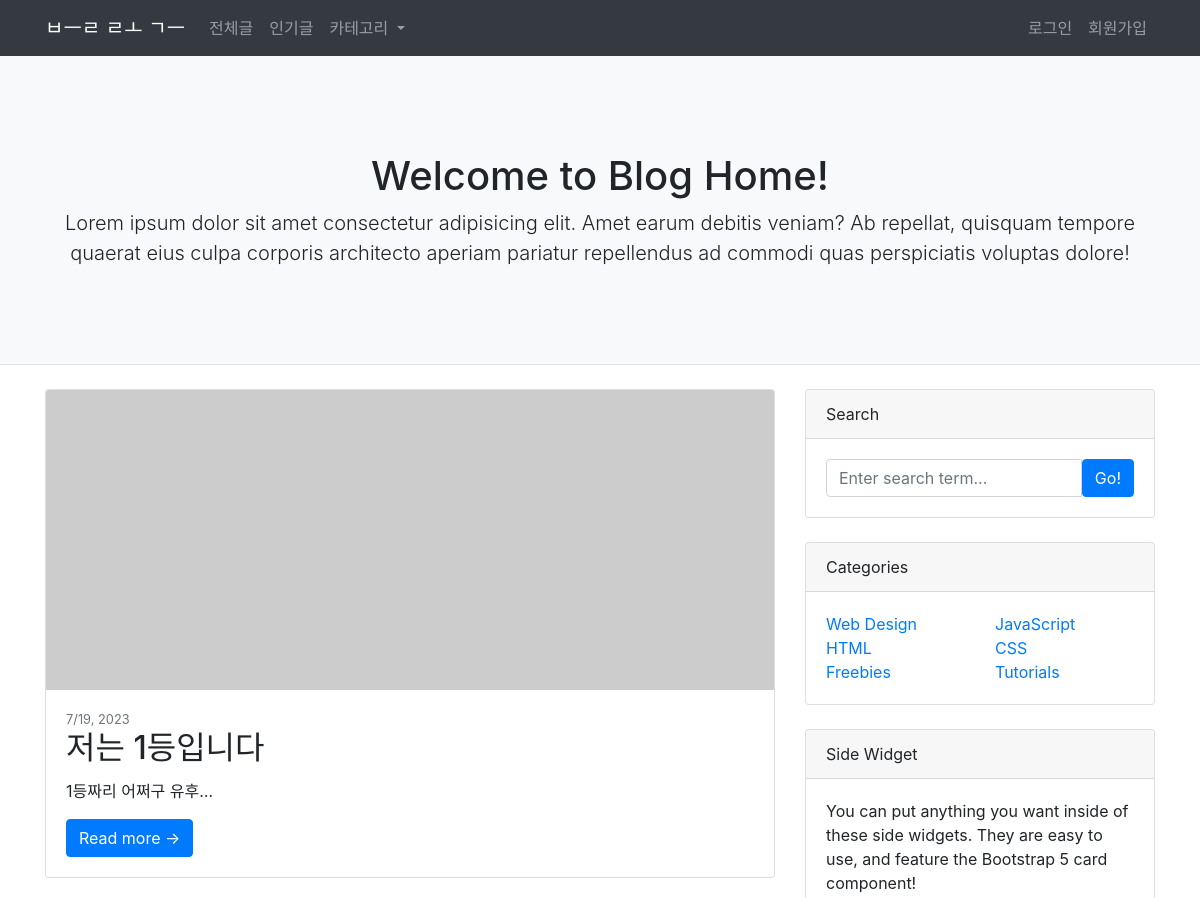
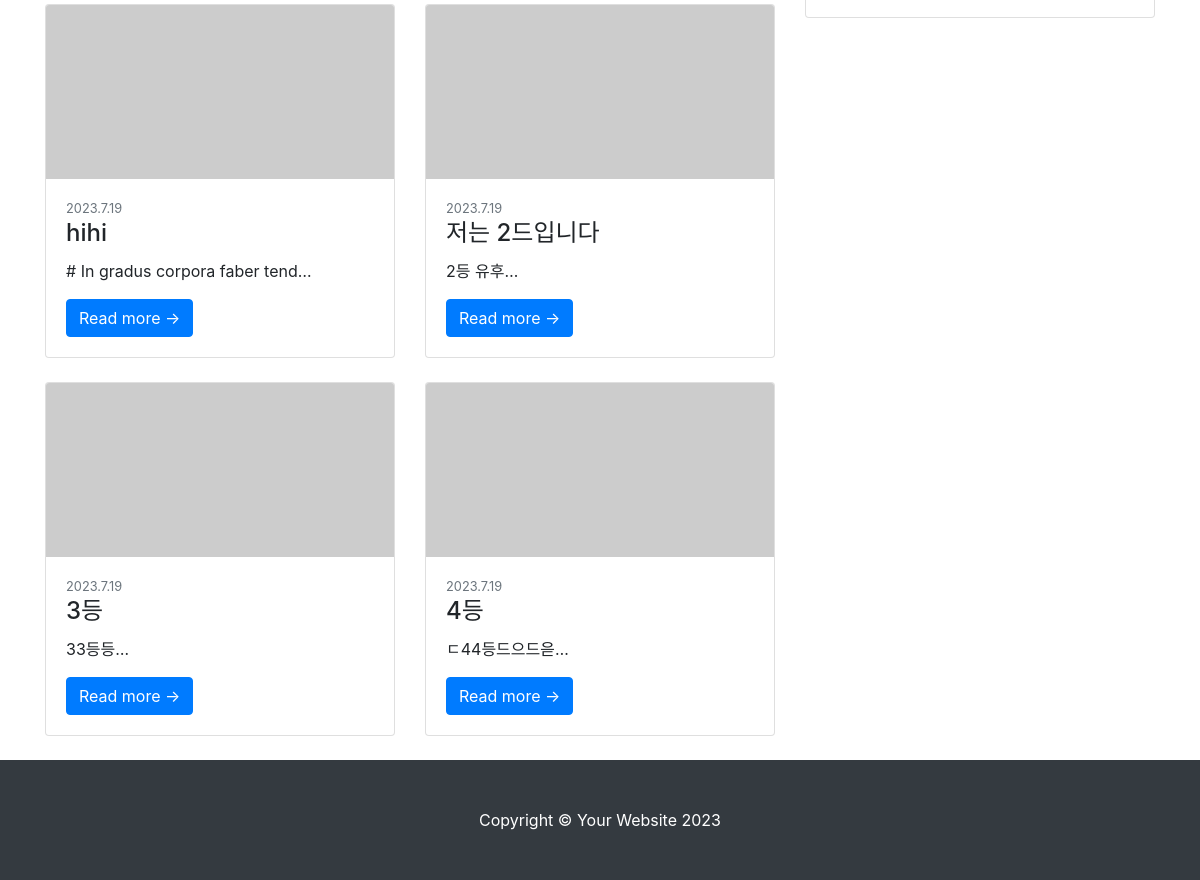
The page / on the database its author committed (2 pictures, top to bottom).
### blog/models.py (models this page shows, shortened)
class Post(models.Model):
    CATEGORY_CHOICES = [
        ('HTML/CSS', 'HTML/CSS'),
        ('Python', 'Python'),
        ('Django', 'Django'),
        ('고양이', '고양이'),
    ]
    title = models.CharField(max_length=200)
    content = models.TextField(null=True, blank=True)
    writer = models.ForeignKey(User, on_delete=models.CASCADE)
    updated_at = models.DateTimeField(auto_now=True)
    created_at = models.DateTimeField(auto_now_add=True)
    views = models.IntegerField(default=0)
    likes = models.IntegerField(default=0)
    category = models.CharField(max_length=50, choices=CATEGORY_CHOICES)

### app/views.py (the view)
# urls.py: path("", views.IndexMain.as_view(), name="main"),
class IndexMain(View):
    def get(self, request):
        hotposts = Post.objects.order_by('-likes')[:5]
        for post in hotposts:
            post.content = post.content[:30] + '…'
        toppost = hotposts[0]
        context = {
            'top': toppost,
            'posts': hotposts[1:]
        }
        return render(request, 'index.html', context)

### templates/index.html (shortened to what this page needs)
<!DOCTYPE html>
<html lang="kr">
  <head>
    <link rel="stylesheet" href="https://cdn.jsdelivr.net/npm/bootstrap@4.0.0/dist/css/bootstrap.min.css" />
  </head>
  <body>
    <nav class="navbar sticky-top navbar-expand-lg navbar-dark bg-dark">
      <div class='container'>
          <a class="navbar-brand mw-5" href="{% url 'main' %}">ㅂㅡㄹ ㄹㅗ ㄱㅡ</a>
          <div class="collapse navbar-collapse" id="navbarSupportedContent">
            <ul class="navbar-nav mr-auto">
              <li class="nav-item">
                <a class="nav-link" href="{% url 'blog:list' %}">전체글</a>
              </li>
              <li class="nav-item">
                <a class="nav-link" href="{% url 'blog:hot' %}">인기글</a>
              </li>
              <li class="nav-item dropdown">
                <a class="nav-link dropdown-toggle" href="#" id="navbarDropdown" role="button" data-toggle="dropdown" aria-haspopup="true" aria-expanded="false">
                카테고리
                </a>
              </li>
            </ul>
            <ul class="navbar-nav ms-auto">
                {% if request.user.is_authenticated %}
                <li class="nav-item">
                    <a class="nav-link" href="{% url 'user:logout' %}">로그아웃</a>
                </li>
                {% else %}
                <li class="nav-item">
                    <a class="nav-link" href="{% url 'user:login' %}">로그인</a>
                </li>
                <li class="nav-item">
                    <a class="nav-link" href="{% url 'user:register' %}">회원가입</a>
                </li>
                {% endif %}
            </ul>
          </div>
      </div>
    </nav>
    <header class="py-5 bg-light border-bottom mb-4">
        <div class="container">
            <div class="text-center my-5">
                <h1 class="fw-bolder">Welcome to Blog Home!</h1>
                <p class="lead mb-0">Lorem ipsum dolor sit amet consectetur adipisicing elit. Amet earum debitis veniam? Ab repellat, quisquam tempore quaerat eius culpa corporis architecto aperiam pariatur repellendus ad commodi quas perspiciatis voluptas dolore!</p>
            </div>
        </div>
    </header>
    <div class="container">
            <div class="row">
                <div class="col-lg-8">
                    <div class="card mb-4">
                        <a href="{% url 'blog:detail' post_id=top.pk %}"><img class="card-img-top" src="https://dummyimage.com/850x350/dee2e6/6c757d.jpg" alt="..."></a>
                        <div class="card-body">
                            <div class="small text-muted">{{ top.created_at.month }}/{{top.created_at.day}}, {{top.created_at.year}}</div>
                            <h2 class="card-title">{{top.title}}</h2>
                            <p class="card-text">{{top.content}}</p>
                            <a class="btn btn-primary" href="{% url 'blog:detail' post_id=top.pk %}">Read more →</a>
                        </div>
                    </div>
                    <div class="row">
                        {% if posts %}
                        {% for post in posts %}
                        <div class="col-lg-6">
                            <div class="card mb-4">
                                <a href="#!"><img class="card-img-top" src="https://dummyimage.com/700x350/dee2e6/6c757d.jpg" alt="..."></a>
                                <div class="card-body">
                                    <div class="small text-muted">{{ post.created_at.year }}.{{post.created_at.month}}.{{post.created_at.day}}</div>
                                    <h2 class="card-title h4">{{ post.title }}</h2>
                                    <p class="card-text">{{post.content}}</p>
                                    <a class="btn btn-primary" href="{% url 'blog:detail' post_id=post.pk %}">Read more →</a>
                                </div>
                            </div>
                        </div>
                        {% endfor %}
                        {% else %}
                        <p>등록된 게시글이 없습니다.</p>
                        {% endif %}
                    </div>
                </div>
                <div class="col-lg-4">
                    <div class="card mb-4">
                        <div class="card-header">Search</div>
                        <div class="card-body">
                            <div class="input-group">
                                <input class="form-control" type="text" placeholder="Enter search term..." aria-label="Enter search term..." aria-describedby="button-search">
                                <button class="btn btn-primary" id="button-search" type="button">Go!</button>
                            </div>
                        </div>
                    </div>
                    <div class="card mb-4">
                        <div class="card-header">Categories</div>
                        <div class="card-body">
                            <div class="row">
                                <div class="col-sm-6">
                                    <ul class="list-unstyled mb-0">
                                        <li><a href="#!">Web Design</a></li>
                                        <li><a href="#!">HTML</a></li>
                                        <li><a href="#!">Freebies</a></li>
                                    </ul>
                                </div>
                                <div class="col-sm-6">
                                    <ul class="list-unstyled mb-0">
                                        <li><a href="#!">JavaScript</a></li>
                                        <li><a href="#!">CSS</a></li>
                                        <li><a href="#!">Tutorials</a></li>
                                    </ul>
                                </div>
                            </div>
                        </div>
                    </div>
                    <div class="card mb-4">
                        <div class="card-header">Side Widget</div>
                        <div class="card-body">You can put anything you want inside of these side widgets. They are easy to use, and feature the Bootstrap 5 card component!</div>
                    </div>
                </div>
            </div>
        </div>
    <footer class="py-5 bg-dark">
            <div class="container"><p class="m-0 text-center text-white">Copyright © Your Website 2023</p></div>
        </footer>
  </body>
</html>

### rows shown on the page
Post: created_at.month "7", created_at.day "19", created_at.year "2023", title "저는 1등입니다", content "1등짜리 어쩌구 유후…"
Post: created_at.year "2023", created_at.month "7", created_at.day "19", title "hihi", content "# In gradus corpora faber tend…"
Post: created_at.year "2023", created_at.month "7", created_at.day "19", title "저는 2드입니다", content "2등 유후…"
Post: created_at.year "2023", created_at.month "7", created_at.day "19", title "3등", content "33등등…"
Post: created_at.year "2023", created_at.month "7", created_at.day "19", title "4등", content "ㄷ44등드으드읃…"
